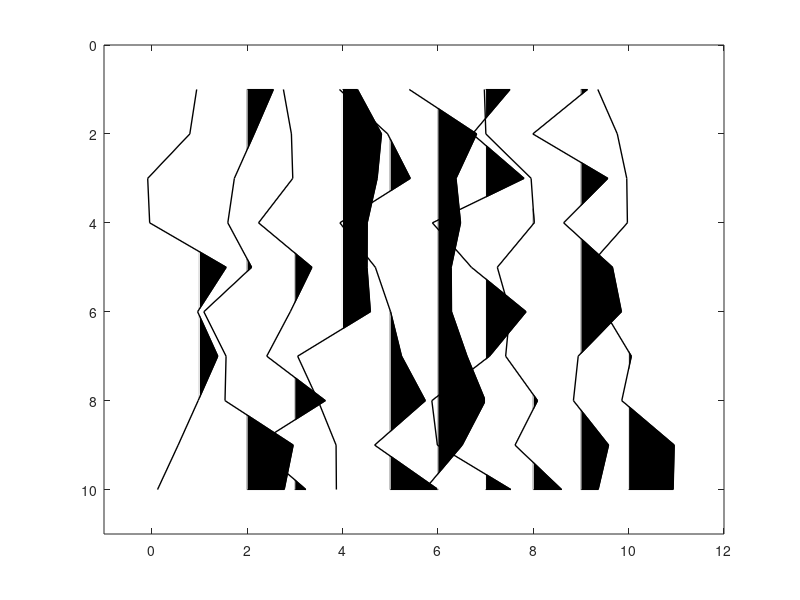

Recreate this plot in MATLAB.
function wigb(a,scal,x,z,amx)
%WIGB: Plot seismic data using wiggles.
%
%  WIGB(a,scal,x,z,amx) 
%
%  IN  a:     seismic data (a matrix, traces are columns)
%      scale: multiple data by scal
%      x:     horizontal axis (often offset)
%      z:     vertical axis (often time)
%
%  Note
%
%    If only 'a' is enter, 'scal,x,z,amn,amx' are set automatically; 
%    otherwise, 'scal' is a scalar; 'x, z' are vectors for annotation in 
%    offset and time, amx are the amplitude range.
%
%  Copyright (C) 2008, Signal Analysis and Imaging Group
%  For more information: http://seismic-lab.physics.ualberta.ca/
%  Author(s): Xingong Li (Intseis, Integrated Seismic Solutions)
%  Copyright 1998-2003 Xingong 
%  Revision: 1.2  Date: Dec/2002 
%
%  SeismicLab is licensed under the MIT License.


 if nargin == 0, nx=10;nz=10; a = rand(nz,nx)-0.5; end;

 [nz,nx]=size(a);

 trmx= max(abs(a));
 if (nargin <= 4); amx=mean(trmx);  end;
 if (nargin <= 2); x=[1:nx]; z=[1:nz];  end;
 if (nargin <= 1); scal =1; end;

 if nx <= 1; disp(' ERR:PlotWig: nx has to be more than 1');return;end;

 % take the average as dx

	dx1 = abs(x(2:nx)-x(1:nx-1));
 	dx = median(dx1);


 dz=z(2)-z(1);
 xmx=max(max(a)); xmn=min(min(a)); 

 if scal == 0; scal=1; end;
 a = a * dx /amx; 
 a = a * scal;

 fprintf(' PlotWig: data range [%f, %f], plotted max %f \n',xmn,xmx,amx);
 
% set display range 

 x1=min(x)-2.0*dx; x2=max(x)+2.0*dx;
 z1=min(z)-dz; z2=max(z)+dz;
 
 set(gca,'NextPlot','add','Box','on', ...
  'XLim', [x1 x2], ...
  'YDir','reverse', ...
  'YLim',[z1 z2]);

 

	fillcolor = [0 0 0];
	linecolor = [0 0 0];
	linewidth = 1.;

	z=z'; 	% input as row vector
	zstart=z(1);
	zend  =z(nz);

for i=1:nx,
   
  if trmx(i) ~= 0;    % skip the zero traces
	tr=a(:,i); 	% --- one scale for all section
  	s = sign(tr) ;
  	i1= find( s(1:nz-1) ~= s(2:nz) );	% zero crossing points
	npos = length(i1);


	%12/7/97 
	zadd = i1 + tr(i1) ./ (tr(i1) - tr(i1+1)); %locations with 0 amplitudes
	aadd = zeros(size(zadd));

	[zpos,vpos] = find(tr >0);
	[zz,iz] = sort([zpos; zadd]); 	% indices of zero point plus positives
	aa = [tr(zpos); aadd];
	aa = aa(iz);

	% be careful at the ends
		if tr(1)>0, 	a0=0; z0=1.00;
		else, 		a0=0; z0=zadd(1);
		end;
		if tr(nz)>0, 	a1=0; z1=nz; 
		else, 		a1=0; z1=max(zadd);
		end;
			
	zz = [z0; zz; z1; z0];
 	aa = [a0; aa; a1; a0];
		
	zzz = zstart + zz*dz -dz;

patch( aa+x(i) , zzz,  fillcolor);

	line( 'Color',[1 1 1],  ...
         'Xdata', x(i)+[0 0], 'Ydata',[zstart zend]); % remove zero line

%'LineWidth',linewidth, ...
%12/7/97 'Xdata', x(i)+[0 0], 'Ydata',[z0 z1]*dz);	% remove zero line

	line( 'Color',linecolor,  ...
	 'LineWidth',linewidth, ...
	 'Xdata', tr+x(i), 'Ydata',z);	% negatives line

   else % zeros trace
line( 'Color',linecolor,  ...
	 'LineWidth',linewidth, ...
         'Xdata', [x(i) x(i)], 'Ydata',[zstart zend]);
   end;
end;
